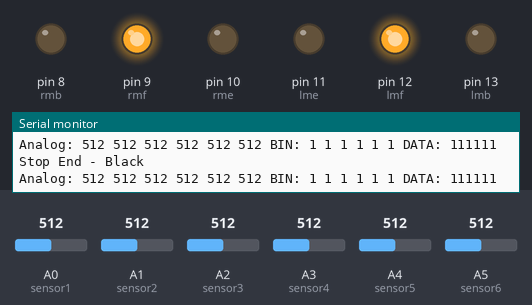
A sketch run on a simulated Arduino Uno, built with avr-gcc and run on an emulated ATmega328P. On the bench: output pins drawn as LEDs (lit = HIGH), the last lines printed to the serial monitor. Inputs (shaded band) come from the test bench; at power-on: A0 (sensor1) = 512, A5 (sensor6) = 512, A4 (sensor5) = 512, A1 (sensor2) = 512, A2 (sensor3) = 512, A3 (sensor4) = 512.

Above: at 1.2 s.
1.3 s: A0 (sensor1) set to 485
4.3 s: A5 (sensor6) set to 483
7.3 s: A4 (sensor5) set to 488
10.3 s: A1 (sensor2) set to 490
At 10.7 s:
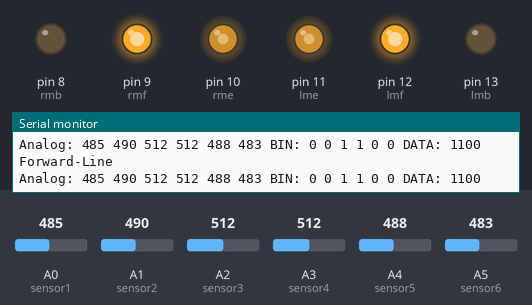
11.8 s: A2 (sensor3) set to 490
At 13.0 s:
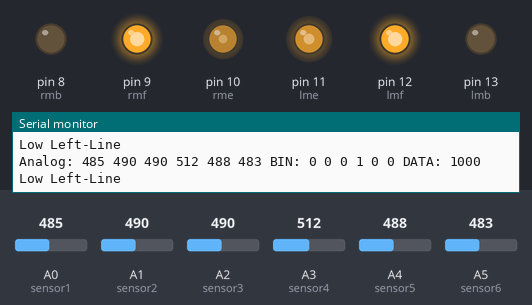
13.3 s: A3 (sensor4) set to 490
At 13.7 s:
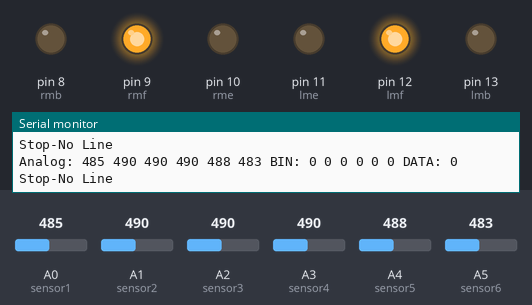
Timing chart, 0 to 16.0 s (numbered marks = the images above; inputs shaded):
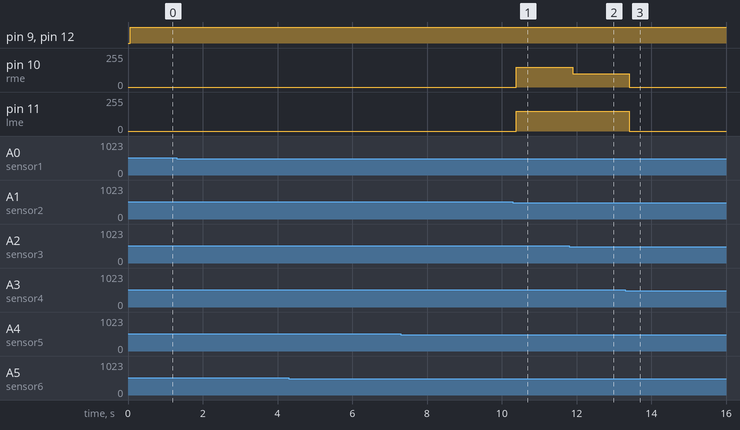

Measured:
- after the input at 10.3 s, pin 10 (rme), pin 11 (lme): 0/255 → 150/255 after 0.09 s
- after the input at 11.8 s, pin 10 (rme): 150/255 → 100/255 after 0.10 s
- after the input at 13.3 s, pin 10 (rme): 100/255 → 0/255 after 0.11 s; pin 11 (lme): 150/255 → 0/255 after 0.11 s

The sketch:

Main.ino
```cpp
// for pin declaration
int sensor1 = A0;
int sensor2 = A1;
int sensor3 = A2;
int sensor4 = A3;
int sensor5 = A4;
int sensor6 = A5;

// for ir sensor values
int s1 = 0;
int s2 = 0;
int s3 = 0;
int s4 = 0;
int s5 = 0;
int s6 = 0;

//for ir binary values
int v1 = 0;
int v2 = 0;
int v3 = 0;
int v4 = 0;
int v5 = 0;
int v6 = 0;

// sensor calc init
int threshold = 500;
int sdata = 0;

// initialize motor pins
int lme=11, lmf=12, lmb=13;
int rme=10, rmf=9, rmb=8;

// pwm levels
int fast = 150;
int med = 100;
int slow = 75;
int off = 0;

// declare functions
void TCRTSensorRead();
void motorRun(int a , int b);
void SonarSensorRead();
void irCheck();

//CONTROL BOARD
int BotRunning = 1;
int IRPower = 1;
int IRCheck = 1;
int motorPower = 1;
int state = 0; //0 for lfr w/ arm, 1 for auto clean (WIP), 2 for manual clean via BT (WIP)

void setup() {
    pinMode(LED_BUILTIN, OUTPUT);
    Serial.begin(9600);
    Serial.println("Initializing systems...");

  //ir array for lfr
  pinMode(sensor1, INPUT);
  pinMode(sensor2, INPUT);
  pinMode(sensor3, INPUT);
  pinMode(sensor4, INPUT);
  pinMode(sensor5, INPUT);
  pinMode(sensor6, INPUT);

// motor pin outs
  pinMode(lme, OUTPUT);
  pinMode(lmf, OUTPUT);
  pinMode(lmb, OUTPUT);
  pinMode(rme, OUTPUT);
  pinMode(rmf, OUTPUT);
  pinMode(rmb, OUTPUT);

  Serial.println("LFR is Ready!");
}

void loop() {
  while (BotRunning == 1) {
    while (state==0) { //lfr-mode

      if (IRPower == 1) {
        TCRTSensorRead();
      }

      //ircheck
      if (IRCheck = 1) {
        irCheck();
        }

      if (motorPower == 1) {
        //WHITE
        if(sdata==0b000000)
        {
          Serial.println("Stop-No Line");
//          delay(2000);
          motorRun(off,off);
        }

        //FORWARD
        if(sdata==0b001100)
        {
          Serial.println("Forward-Line");
          motorRun(fast,fast);
        }

        //RIGHT
        if(sdata==0b000110 || sdata==0b000100)
        {
          Serial.println("Low Right-Line");
          motorRun(fast,med);
        }
        if(sdata==0b000010)
        {
          Serial.println("Med Right-Line");
          motorRun(fast,off);
        }
        if(sdata==0b000011)
        {
          Serial.println("High Right-Line");
          motorRun(HIGH, off);
        }
        if(sdata==0b000001)
        {
          Serial.println("Extreme Right-Line");
          motorRun(255, -100);
        }

        //LEFT
        if(sdata==0b011000 || sdata==0b001000)
        {
          Serial.println("Low Left-Line");
          motorRun(med,fast);
        }
        if(sdata==0b010000)
        {
          Serial.println("Med Left-Line");
          motorRun(off,fast);
        }
        if(sdata==0b110000)
        {
          Serial.println("High Left-Line");
          motorRun(off,255);
        }
        if(sdata==0b100000)
        {
          Serial.println("Extreme Left-Line");
          motorRun(-100, 255);
        }

        //BLACK
        if (sdata == 0b111111) {
          Serial.println("Stop End - Black");
          motorRun(off,off);
        }

      }
  }

}
}
```

IRCheck.ino
```cpp
void irCheck() {
        Serial.print("Analog: ");
        Serial.print(s1);
        Serial.print(" ");
        Serial.print(s2);
        Serial.print(" ");
        Serial.print(s3);
        Serial.print(" ");
        Serial.print(s4);
        Serial.print(" ");
        Serial.print(s5);
        Serial.print(" ");
        Serial.print(s6);
        Serial.print(" ");

        Serial.print("BIN: ");
        Serial.print(v1);
        Serial.print(" ");
        Serial.print(v2);
        Serial.print(" ");
        Serial.print(v3);
        Serial.print(" ");
        Serial.print(v4);
        Serial.print(" ");
        Serial.print(v5);
        Serial.print(" ");
        Serial.print(v6);
        Serial.print(" ");

        Serial.print("DATA: ");
        Serial.print(sdata, BIN);
        Serial.println(" ");
}
```

MotorFunc.ino
```cpp
void motorRun(int a, int b){
  if(a>=0){
    digitalWrite(lmf, 1);
    digitalWrite(lmb, 0);
  }
  else{
    a=-a;
    digitalWrite(lmf, 0);
    digitalWrite(lmb, 1);
  }
  if(b>=0){
    digitalWrite(rmf, 1);
    digitalWrite(rmb, 0);
  }
  else{
    b=-b;
    digitalWrite(rmf, 0);
    digitalWrite(rmb, 1);
  }
  analogWrite(rme,a);
  analogWrite(lme,b);
//  delay(25);
}
```

SensorCalc.ino
```cpp
 void TCRTSensorRead() {
  s1 = analogRead(sensor1);
  s2 = analogRead(sensor2);
  s3 = analogRead(sensor3);
  s4 = analogRead(sensor4);
  s5 = analogRead(sensor5);
  s6 = analogRead(sensor6);
//  s7 = analogRead(sensor7);
//  s8 = analogRead(sensor8);

//Serial.print(s1);


  if (s1 < threshold)
  {
    v1 = 0;
  }
  if (s1 > threshold)
  {
    v1 = 1;
  }

  if (s2 < threshold)
  {
    v2 = 0;
  }
  if (s2 > threshold)
  {
    v2 = 1;
  }

  if (s3 < threshold)
  {
    v3 = 0;
  }
  if (s3 > threshold)
  {
    v3 = 1;
  }

  if (s4 < threshold)
  {
    v4 = 0;
  }
  if (s4 > threshold)
  {
    v4 = 1;
  }

  if (s5 < threshold)
  {
    v5 = 0;
  }
  if (s5 > threshold)
  {
    v5 = 1;
  }

  if (s6 < threshold)
  {
    v6 = 0;
  }
  if (s6 > threshold)
  {
    v6 = 1;
  }

//  if (s7 < threshold)
//  {
//    s7 = 0;
//  }
//  if (s7 > threshold)
//  {
//    s7 = 1;
//  }
//
//  if (s8 < threshold)
//  {
//    s8 = 0;
//  }
//  if (s8 > threshold)
//  {
//    s8 = 1;
//  }

//  sdata = s1*108 + s2*64 + s3*32 + s4*16 + s5*8 + s6*4 + s7*2 + s8*1; //8 sensors
  sdata = v6*32 + v5*16 + v4*8 + v3*4 + v2*2 + v1*1; //6 sensors
}
```
